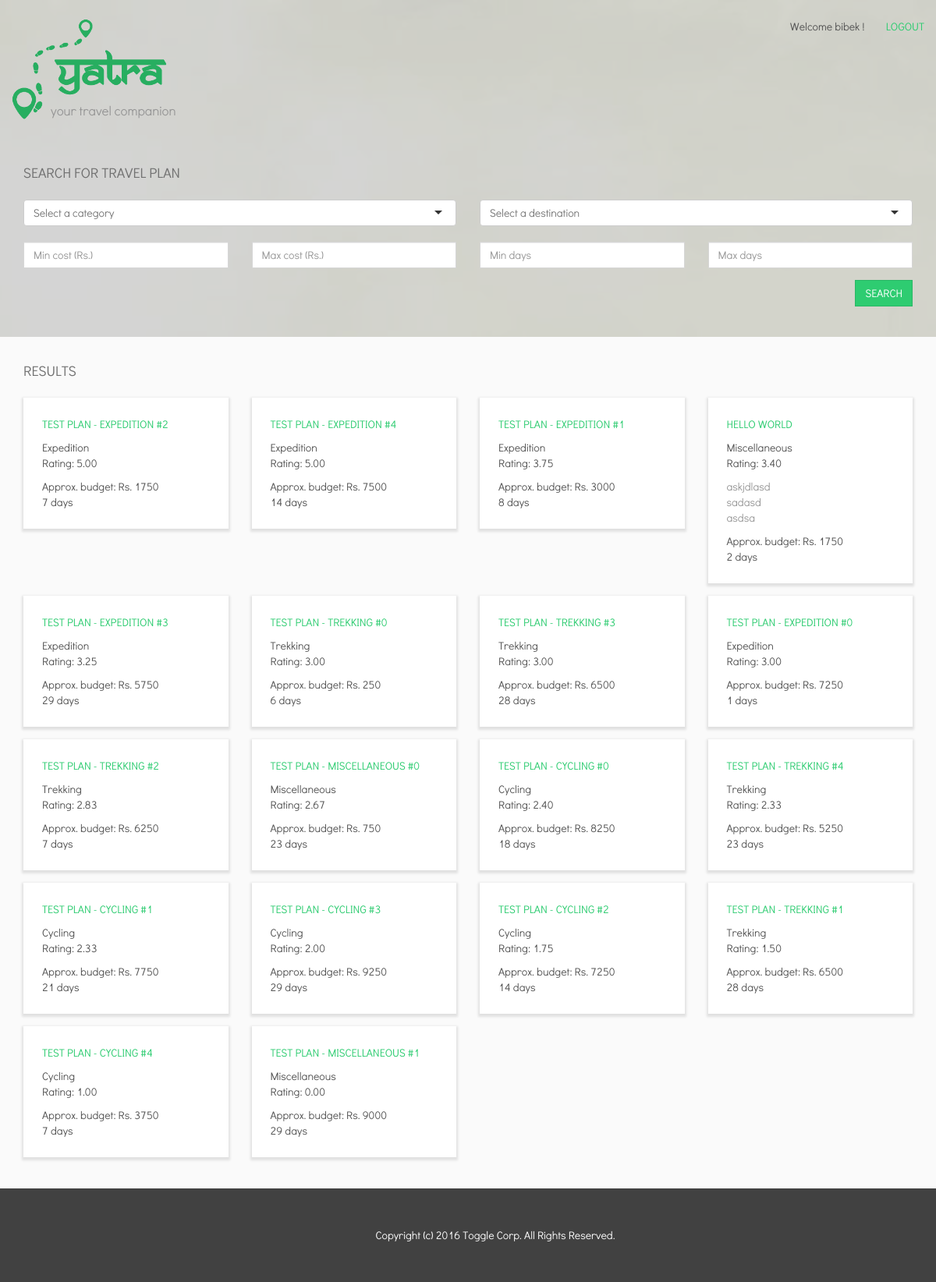
The page /search/ (signed in) on the database as committed earlier.
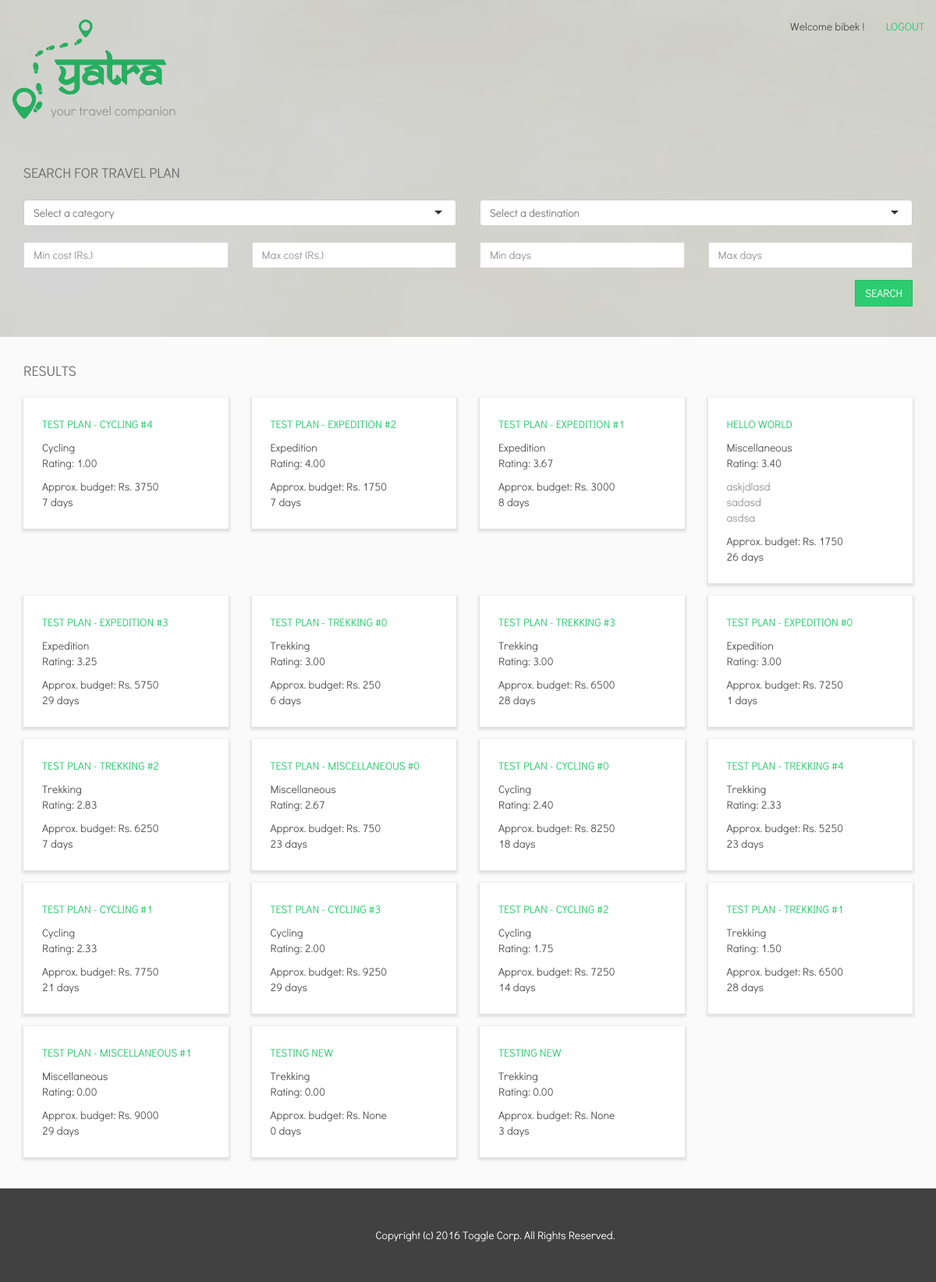
The same page on the database as committed later.
### tour/models.py (models this page shows, shortened)
class Plan(models.Model):
    title = models.CharField(max_length=50)
    category = models.ForeignKey(Category)
    description = models.TextField(blank=True, default="")
    destination = models.ForeignKey(Destination)
    next_point = models.OneToOneField(TripPoint, null=True, blank=True,
                                      default=None)
    budget = models.IntegerField(null=True, blank=True, default=None)
    public = models.BooleanField(default=True)
    number_of_days = models.IntegerField(default=0)
    created_by = models.ForeignKey(User)
    created_at = models.DateTimeField(auto_now_add=True)

class Category(models.Model):
    name = models.CharField(max_length=70, primary_key=True)
    class Meta:
        verbose_name_plural = "categories"
    def __str__(self):
        return self.name

### tour/views.py (the view, shortened to what this page needs)
# urls.py: url(r'^search/$', SearchView.as_view(), name="search"),
class SearchView(View):
    @method_decorator(login_required)
    def get(self, request):
        plan_filter = PlanFilter(Plan.objects.filter(public=True).
                                 exclude(review__posted_by=request.user))
        categ = request.GET.get("category", "")
        dest = request.GET.get("destination", "")
        min_cost = request.GET.get("min_cost", "")
        max_cost = request.GET.get("max_cost", "")
        min_days = request.GET.get("min_days", "")
        max_days = request.GET.get("max_days", "")
        data = {}
        if categ != "":
            plan_filter.category(Category.objects.get(pk=categ))
            data["categ"] = categ
        if min_days != "":
            plan_filter.min_days(int(min_days))
            data["min_days"] = min_days
        if max_days != "":
            plan_filter.max_days(int(max_days))
            data["max_days"] = max_days
        if min_cost != "":
            plan_filter.min_cost(int(min_cost))
            data["min_cost"] = min_cost
        if max_cost != "":
            plan_filter.max_cost(int(max_cost))
            data["max_cost"] = max_cost
        plans = sort_by_recommended(plan_filter.get(), request.user)
        for plan in plans:
            plan.rating = Review.get_average_rating(plan)
        data.update({
            'destinations': [
                d for d in Destination.objects.all()
                if not District.objects.filter(name=d.name).exists()
            ],
            "districts": District.objects.all(),
            "categories": Category.objects.all(),
            "plans": plans,
        })
        return render(request, 'tour/search.html', data)

### tour/models.py (called while the page is built)
    @staticmethod
    def get_average_rating(plan):
        ratings = Review.objects.filter(plan=plan).values_list('rating',
                                                               flat=True)
        return 0 if len(ratings) == 0 else sum(ratings)/len(ratings)

### tour/score.py (called while the page is built, shortened)
def average(values):
    return sum(values)/len(values) if len(values) != 0 else 0

def get_content_based_rating(plan, user):
    reviews = Review.objects.filter(posted_by=user)
    scores = []
    for review in reviews:
        dist = get_plans_difference(plan, review.plan)
        if dist < 0.5:
            scores.append(review.rating/5 * (1-dist))
    return average(scores)

def get_collaborative_item_rating(plan, user):
    reviews = Review.objects.filter(posted_by=user)
    scores = []
    p1 = plan
    return average(scores)

def get_agency_score(plan, user):
    try:
        agency = Agency.objects.get(user=plan.created_by)
        return 1, 1 + agency.score/5
    except:
        return 0, 0

### tour/search.py (called while the page is built)
def sort_by_recommended(plans, user):
    return sorted(plans, key=lambda p: get_score(p, user), reverse=True)

### tour/templates/tour/search.html (shortened to what this page needs)
{% extends 'base.html' %}
{% load staticfiles %}
{% block headblock %}
<link rel="stylesheet" type="text/css" href="{% static 'css/dashboard.css' %}">
<link rel="stylesheet" type="text/css" href="{% static 'css/selectize.css' %}">
<link rel="stylesheet" type="text/css" href="{% static 'css/selectize.bootstrap3.css' %}">
{% endblock %}
{% block bodyblock %}
<div class="section" id="header-section">
    <div class="container">
        {% include 'tour/title-wrapper.html' %}
        <div id="search-wrapper">
            <form action="{% url 'search' %}">
                <div class="form-group">
                    <h4>Search for travel plan</h4>
                </div>
                <div class="form-group">
                    <div class="row">
                        <div class="col-sm-6">
                        </div>
                        <div class="col-sm-6">
                        </div>
                    </div>
                </div>
                <div class="form-group">
                    <div class="row">
                        <div class="col-sm-3">
                            <input type="number" name="min_cost" class="form-control" placeholder="Min cost (Rs.)" value="{% if min_cost %}{{min_cost}}{% endif %}">
                        </div>
                        <div class="col-sm-3">
                            <input type="number" name="max_cost" class="form-control" placeholder="Max cost (Rs.)" value="{% if max_cost %}{{max_cost}}{% endif %}">
                        </div>
                        <div class="col-sm-3">
                            <input type="number" name="min_days" class="form-control" placeholder="Min days" value="{% if min_days %}{{min_days}}{% endif %}">
                        </div>
                        <div class="col-sm-3">
                            <input type="number" name="max_days" class="form-control" placeholder="Max days" value="{% if max_days %}{{max_days}}{% endif %}">
                        </div>
                    </div>
                </div>
                <div class="form-group">
                    <input class="btn btn-primary" type="submit" value="search">
                </div>
            </form>
        </div>
    </div>
</div>
<div class="section" id="body-section">
    <div class="container">
        <div class="block" id="results-block">
            <h4>Results</h4>
            <div class="row">
                {% for plan in plans %}
                <div class="col-sm-3">
                    <div class="search-result">
                        <div class="title"><a href="{% url 'plan' plan.pk %}">{{plan.title}}</a></div>
                        <div class="category">{{plan.category}}</div>
                        <div class="rating">Rating: {{plan.rating|floatformat:2}}</div>
                        <div class="description"> {{plan.description|safe}} </div>
                        <div class="budget"> Approx. budget: Rs. {{plan.budget}}</div>
                        <div class="days">{{plan.number_of_days}} days</div>
                    </div>
                </div>
                {% empty %}
                <div class="col-sm-12">
                    <div class="msg msg-no-result">
                        Sorry! No result found
                    </div>
                </div>
                {% endfor %}
            </div>
        </div>
    </div>
</div>
{% include 'footer.html' %}
{% endblock %}

Rows that differ between the two databases and show on the page:
no longer on this page (row edited): Plan: title "TEST PLAN - EXPEDITION #4", category "Expedition", rating "5.00", budget "7500", number_of_days "14"
changed Plan "TEST PLAN - CYCLING #4": moves up the list
computed for Plan "TEST PLAN - EXPEDITION #2": rating "5.00" → "4.00"
computed for Plan "TEST PLAN - EXPEDITION #1": rating "3.75" → "3.67"
changed Plan "HELLO WORLD": number_of_days "2" → "26"
added Plan: title "TESTING NEW", category "Trekking", rating "0.00", budget "None", number_of_days "0"
added Plan: title "TESTING NEW", category "Trekking", rating "0.00", budget "None", number_of_days "3"
